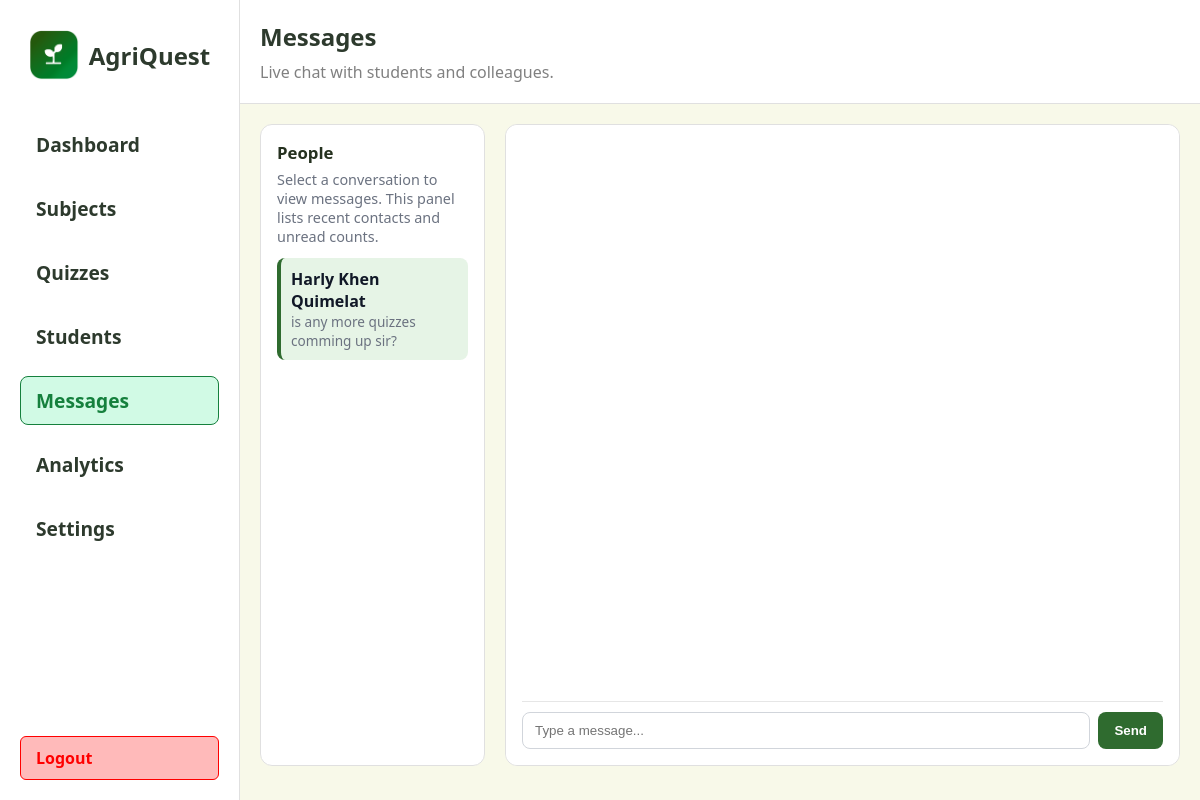
Page /teacher/messages (signed in) on the earlier database version.
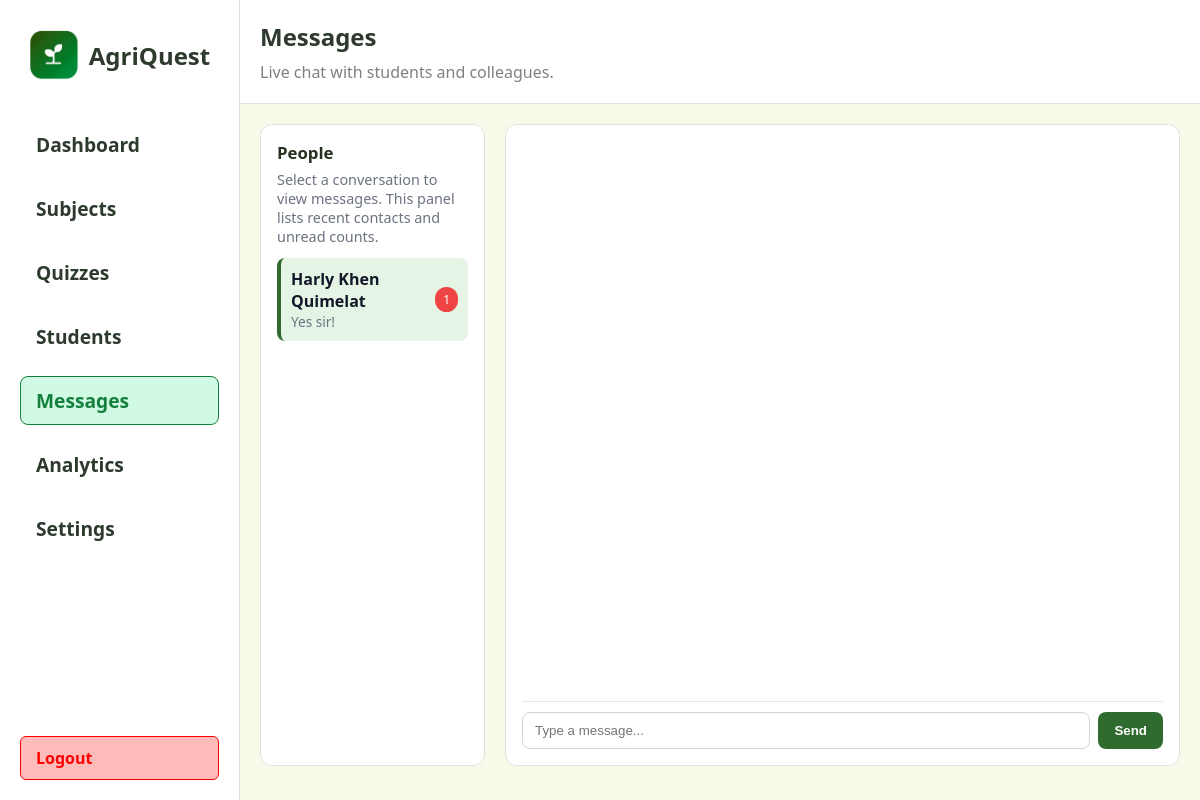
Same page on the later database version.
### app/models.py (models this page shows, shortened)
class Student(db.Model):
	id = db.Column(db.Integer, primary_key=True)
	name = db.Column(db.String(100), nullable=False)
	email = db.Column(db.String(120), unique=True, nullable=False)
	password_hash = db.Column(db.String(128), nullable=False)
	daily_goal = db.Column(db.Integer, nullable=False, default=1)
	weekly_goal = db.Column(db.Integer, nullable=False, default=5)

class Message(db.Model):
	id = db.Column(db.Integer, primary_key=True)
	conversation_id = db.Column(db.Integer, db.ForeignKey('conversation.id'), nullable=False)
	sender_role = db.Column(db.String(20), nullable=False)
	sender_id = db.Column(db.Integer, nullable=False)
	text = db.Column(db.Text, nullable=False)
	created_at = db.Column(db.DateTime, nullable=False, default=db.func.now())
	read = db.Column(db.Boolean, nullable=False, default=False)

### app/routes.py (the view)
@main.route("/teacher/messages")
def teacher_messages():
    teacher_id = session.get('teacher_id')
    conversations = []
    if teacher_id:
        convs = Conversation.query.filter_by(teacher_id=teacher_id).order_by(Conversation.created_at.desc()).all()
        for c in convs:
            last = None
            unread = 0
            if c.messages:
                last = c.messages[-1]
                unread = Message.query.filter(Message.conversation_id == c.id, Message.sender_role == 'student', Message.read == False).count()
            conversations.append({'id': c.id, 'student': c.student, 'last': last, 'unread': unread})
    students = Student.query.order_by(Student.name.asc()).all()
    return render_template("teacher/messages.html", conversations=conversations, students=students)

### app/templates/teacher/messages.html (shortened to what this page needs)
<!DOCTYPE html>
<html lang="en">
  <head>
  <link rel="stylesheet" href="{{ url_for('static', filename='css/animations.css') }}" />
  </head>
  <body>
    <div class="left">
      {% include 'partials/teacher_sidebar.html' %}
    </div>
    <div class="right">
      <div class="header">
        <div class="header-title">
          <span style="font-size: 1.5rem; font-weight: 700; color: #2d3a2d"
            >Messages</span
          >
          <span style="font-size: 1rem; color: grey"
            >Live chat with students and colleagues.</span
          >
        </div>
      </div>
      <div class="section" style="width: 100%;">
          <div class="section-left">
            <div class="panel">
              <h3>People</h3>
              <p class="guideline">Select a conversation to view messages. This panel lists recent contacts and unread counts.</p>
              <ul class="people-list" id="people-list">
                {% if conversations and conversations|length > 0 %}
                  {% for c in conversations %}
                    <li class="person" data-conv-id="{{ c.id }}">
                      <div class="meta">
                        <div class="name">{{ c.student.name if c.student else 'Student' }}</div>
                        <div class="snippet">{{ c.last.text[:60] if c.last else '' }}</div>
                      </div>
                      {% if c.unread and c.unread > 0 %}
                        <div class="unread">{{ c.unread }}</div>
                      {% endif %}
                    </li>
                  {% endfor %}
                {% else %}
                  <li class="person placeholder">No conversations yet.</li>
                {% endif %}
              </ul>
            </div>
          </div>
          <div class="section-right">
            <div class="panel messaging-wrapper">
              <div class="messages-area" id="messages-area">
              </div>
              <form class="composer" onsubmit="return false;" id="composer-form">
                <input type="text" placeholder="Type a message..." id="composer-input" />
                <button type="submit" id="composer-send">Send</button>
              </form>
            </div>
          </div>
      </div>
    </div>
</body>
</html>

Differences in the rows shown:
no longer on this page (row unchanged): Message: last "is any more quizzes comming up sir?"
added Message: last "Yes sir!"
Other differences:
new list line: "Harly Khen Quimelat"
new list line: "1"
list line gone: "Harly Khen Quimelat"
